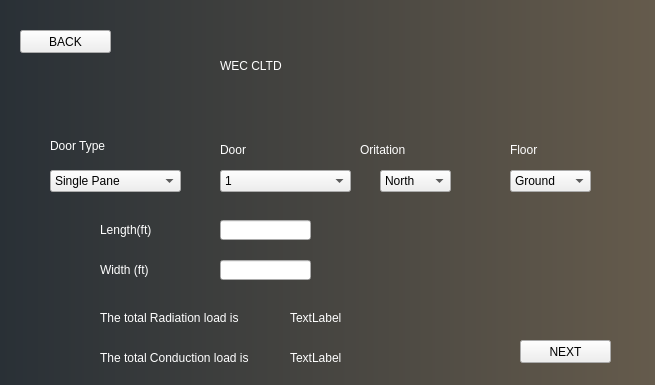
<?xml version="1.0" encoding="UTF-8"?>
<ui version="4.0">
 <class>door_win</class>
 <widget class="QMainWindow" name="door_win">
  <property name="geometry">
   <rect>
    <x>0</x>
    <y>0</y>
    <width>655</width>
    <height>385</height>
   </rect>
  </property>
  <property name="minimumSize">
   <size>
    <width>655</width>
    <height>385</height>
   </size>
  </property>
  <property name="maximumSize">
   <size>
    <width>655</width>
    <height>385</height>
   </size>
  </property>
  <property name="windowTitle">
   <string>MainWindow</string>
  </property>
  <property name="styleSheet">
   <string notr="true">background-color:qlineargradient(spread:pad, x1:0, y1:0, x2:1, y2:0, stop:0 rgba(41, 48, 54, 255), stop:1 rgba(101, 91, 76, 255));</string>
  </property>
  <widget class="QWidget" name="centralwidget">
   <widget class="QPushButton" name="nextpushButton">
    <property name="geometry">
     <rect>
      <x>520</x>
      <y>340</y>
      <width>91</width>
      <height>23</height>
     </rect>
    </property>
    <property name="styleSheet">
     <string notr="true">background:none;
font:  &quot;Tahoma&quot;;
color:black;</string>
    </property>
    <property name="text">
     <string>NEXT</string>
    </property>
   </widget>
   <widget class="QLabel" name="doortypetext">
    <property name="geometry">
     <rect>
      <x>50</x>
      <y>130</y>
      <width>131</width>
      <height>31</height>
     </rect>
    </property>
    <property name="styleSheet">
     <string notr="true">background:none;
font: 10pt &quot;Tahoma&quot;;
color:white;</string>
    </property>
    <property name="text">
     <string>Door Type</string>
    </property>
   </widget>
   <widget class="QLabel" name="title">
    <property name="geometry">
     <rect>
      <x>220</x>
      <y>30</y>
      <width>241</width>
      <height>71</height>
     </rect>
    </property>
    <property name="styleSheet">
     <string notr="true">font: 28pt &quot;Helvetica&quot;;
background:none;
color:white;</string>
    </property>
    <property name="text">
     <string>WEC CLTD</string>
    </property>
   </widget>
   <widget class="QComboBox" name="doordropdown">
    <property name="geometry">
     <rect>
      <x>50</x>
      <y>170</y>
      <width>131</width>
      <height>22</height>
     </rect>
    </property>
    <property name="styleSheet">
     <string notr="true">background:none;
font:  &quot;Tahoma&quot;;
color:black;</string>
    </property>
    <item>
     <property name="text">
      <string>Single Pane</string>
     </property>
    </item>
    <item>
     <property name="text">
      <string>Double Pane</string>
     </property>
    </item>
   </widget>
   <widget class="QLabel" name="door_text">
    <property name="geometry">
     <rect>
      <x>220</x>
      <y>140</y>
      <width>91</width>
      <height>20</height>
     </rect>
    </property>
    <property name="styleSheet">
     <string notr="true">background:none;
font: 10pt &quot;Tahoma&quot;;
color:white;</string>
    </property>
    <property name="text">
     <string>Door</string>
    </property>
   </widget>
   <widget class="QComboBox" name="ortationdrop_1">
    <property name="geometry">
     <rect>
      <x>380</x>
      <y>170</y>
      <width>71</width>
      <height>22</height>
     </rect>
    </property>
    <property name="styleSheet">
     <string notr="true">background:none;
font:  &quot;Tahoma&quot;;
color:black;</string>
    </property>
    <item>
     <property name="text">
      <string>North</string>
     </property>
    </item>
    <item>
     <property name="text">
      <string>South</string>
     </property>
    </item>
    <item>
     <property name="text">
      <string>East</string>
     </property>
    </item>
    <item>
     <property name="text">
      <string>West</string>
     </property>
    </item>
   </widget>
   <widget class="QLabel" name="textortation">
    <property name="geometry">
     <rect>
      <x>360</x>
      <y>140</y>
      <width>111</width>
      <height>20</height>
     </rect>
    </property>
    <property name="styleSheet">
     <string notr="true">background:none;
font: 10pt &quot;Tahoma&quot;;
color:white;</string>
    </property>
    <property name="text">
     <string>Oritation</string>
    </property>
   </widget>
   <widget class="QPushButton" name="backbutton">
    <property name="geometry">
     <rect>
      <x>20</x>
      <y>30</y>
      <width>91</width>
      <height>23</height>
     </rect>
    </property>
    <property name="styleSheet">
     <string notr="true">background:none;
font:  &quot;Tahoma&quot;;
color:black;</string>
    </property>
    <property name="text">
     <string>BACK</string>
    </property>
   </widget>
   <widget class="QComboBox" name="doordropdown_2">
    <property name="geometry">
     <rect>
      <x>220</x>
      <y>170</y>
      <width>131</width>
      <height>22</height>
     </rect>
    </property>
    <property name="styleSheet">
     <string notr="true">background:none;
font:  &quot;Tahoma&quot;;
color:black;</string>
    </property>
    <item>
     <property name="text">
      <string>1</string>
     </property>
    </item>
    <item>
     <property name="text">
      <string>2</string>
     </property>
    </item>
    <item>
     <property name="text">
      <string>3</string>
     </property>
    </item>
    <item>
     <property name="text">
      <string>4</string>
     </property>
    </item>
   </widget>
   <widget class="QLineEdit" name="lng_temp_1">
    <property name="geometry">
     <rect>
      <x>220</x>
      <y>220</y>
      <width>91</width>
      <height>20</height>
     </rect>
    </property>
    <property name="styleSheet">
     <string notr="true">background:none;
font:  &quot;Tahoma&quot;;
color:black;</string>
    </property>
   </widget>
   <widget class="QLabel" name="widthtext">
    <property name="geometry">
     <rect>
      <x>100</x>
      <y>260</y>
      <width>81</width>
      <height>20</height>
     </rect>
    </property>
    <property name="styleSheet">
     <string notr="true">background:none;
font: 10pt &quot;Tahoma&quot;;
color:white;</string>
    </property>
    <property name="text">
     <string>Width (ft)</string>
    </property>
   </widget>
   <widget class="QLabel" name="label">
    <property name="geometry">
     <rect>
      <x>100</x>
      <y>310</y>
      <width>161</width>
      <height>16</height>
     </rect>
    </property>
    <property name="styleSheet">
     <string notr="true">background:none;
font: 8pt &quot;Tahoma&quot;;
color:white;</string>
    </property>
    <property name="text">
     <string>The total Radiation load is </string>
    </property>
   </widget>
   <widget class="QLineEdit" name="wd_temp_1">
    <property name="geometry">
     <rect>
      <x>220</x>
      <y>260</y>
      <width>91</width>
      <height>20</height>
     </rect>
    </property>
    <property name="styleSheet">
     <string notr="true">background:none;
font:  &quot;Tahoma&quot;;
color:black;</string>
    </property>
   </widget>
   <widget class="QLabel" name="lenghttext">
    <property name="geometry">
     <rect>
      <x>100</x>
      <y>220</y>
      <width>111</width>
      <height>20</height>
     </rect>
    </property>
    <property name="styleSheet">
     <string notr="true">background:none;
font: 10pt &quot;Tahoma&quot;;
color:white;</string>
    </property>
    <property name="text">
     <string>Length(ft)</string>
    </property>
   </widget>
   <widget class="QLabel" name="label_2">
    <property name="geometry">
     <rect>
      <x>100</x>
      <y>350</y>
      <width>161</width>
      <height>16</height>
     </rect>
    </property>
    <property name="styleSheet">
     <string notr="true">background:none;
font: 8pt &quot;Tahoma&quot;;
color:white;</string>
    </property>
    <property name="text">
     <string>The total Conduction load is </string>
    </property>
   </widget>
   <widget class="QLabel" name="rl">
    <property name="geometry">
     <rect>
      <x>290</x>
      <y>310</y>
      <width>55</width>
      <height>16</height>
     </rect>
    </property>
    <property name="styleSheet">
     <string notr="true">background:none;
font: 8pt &quot;Tahoma&quot;;
color:white;</string>
    </property>
    <property name="text">
     <string>TextLabel</string>
    </property>
   </widget>
   <widget class="QLabel" name="cl">
    <property name="geometry">
     <rect>
      <x>290</x>
      <y>350</y>
      <width>55</width>
      <height>16</height>
     </rect>
    </property>
    <property name="styleSheet">
     <string notr="true">background:none;
font: 8pt &quot;Tahoma&quot;;
color:white;</string>
    </property>
    <property name="text">
     <string>TextLabel</string>
    </property>
   </widget>
   <widget class="QComboBox" name="floor">
    <property name="geometry">
     <rect>
      <x>510</x>
      <y>170</y>
      <width>81</width>
      <height>22</height>
     </rect>
    </property>
    <property name="styleSheet">
     <string notr="true">background:none;
font:  &quot;Tahoma&quot;;
color:black;</string>
    </property>
    <item>
     <property name="text">
      <string>Ground</string>
     </property>
    </item>
    <item>
     <property name="text">
      <string>First</string>
     </property>
    </item>
   </widget>
   <widget class="QLabel" name="textortation_2">
    <property name="geometry">
     <rect>
      <x>510</x>
      <y>140</y>
      <width>51</width>
      <height>20</height>
     </rect>
    </property>
    <property name="styleSheet">
     <string notr="true">background:none;
font: 10pt &quot;Tahoma&quot;;
color:white;</string>
    </property>
    <property name="text">
     <string>Floor</string>
    </property>
   </widget>
  </widget>
 </widget>
 <resources/>
 <connections/>
</ui>
